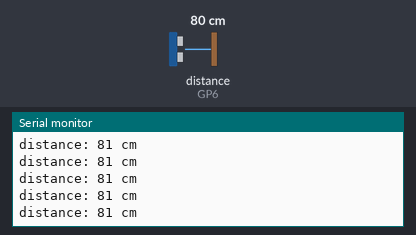
A sketch run on a simulated Raspberry Pi Pico. Shown: the last lines printed to the serial monitor. The test bench sets the inputs (shaded band); at power-on: distance to the obstacle (sensor on GP6) 80 cm. The echo pulse lasts 58.3 µs per cm.

Above: at 1.2 s.
1.3 s: distance to the obstacle (sensor on GP6) set to 2 cm
At 1.37 s:
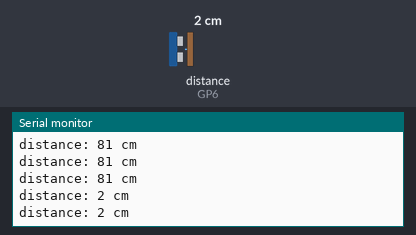
2.8 s: distance to the obstacle (sensor on GP6) set to 4 cm
At 2.82 s:
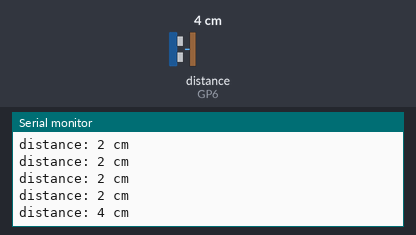
Timing chart, 0 to 5.8 s (numbered marks = the images above; inputs shaded):
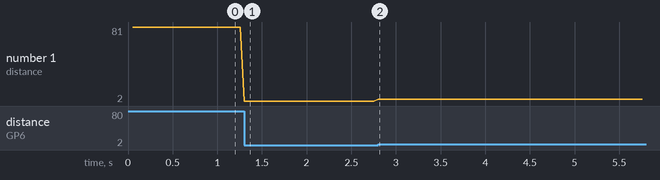

The sketch:

hcsr04_newping.ino
```cpp
// snippet: hcsr04_newping
// tags: distance, ultrasonic, hcsr04, hc-sr04, newping, sonar, cm, inches
// boards: avr, esp32, megaavr, nano33iot, rp2040
// library: NewPing
// description: HC-SR04 ultrasonic distance with NewPing — cleaner than manual pulseIn, has timeout.
//   Constructor requires exactly 3 arguments: NewPing sonar(TRIG_PIN, ECHO_PIN, MAX_CM)
//   NOT: NewPing sonar() or NewPing sonar(TRIG, ECHO) — both fail. MAX_CM is required.
//   ping_cm() returns 0 for "no echo", which is out-of-range — NOT zero centimetres. Check it
//   before using the value as a distance, or an obstacle-stop reads 0 cm and slams on the brakes
//   in an empty room.
//   NOT for the Romi 32U4 / Pololu A-Star: on an ATmega32U4 NewPing defines ISR(TIMER4_OVF_vect)
//   (NewPing.cpp), and so does Romi32U4's PololuBuzzer. Linking both fails with
//   "multiple definition of __vector_41" — every Romi sketch that includes NewPing.h, whether or
//   not it uses the timer methods. On a Romi read the HC-SR04 raw: a 10 µs trigger pulse and
//   pulseIn(ECHO, HIGH, timeout), 58 µs per cm. See romi_fsm_manipulator_scan_grab.
// prompts: HC-SR04 NewPing, ultrasonic distance NewPing, sonar NewPing library, distance sensor library
// not-tags: romi32u4, romi
// exact-include: NewPing.h

#include <NewPing.h>

const int TRIGGER = 7;
const int ECHO    = 6;
const int MAX_CM  = 400;

NewPing sonar(TRIGGER, ECHO, MAX_CM);
unsigned long prevMs = 0;

void setup() {
  Serial.begin(9600);
}

void loop() {
  unsigned long now = millis();
  if (now - prevMs < 50) return;   // max ~20 pings/sec for HC-SR04
  prevMs = now;

  int dist = sonar.ping_cm();  // NewPing: distance in cm (blocking ~10us-4ms)
  if (dist == 0) Serial.println("out of range");
  else { Serial.print("distance: "); Serial.print(dist); Serial.println(" cm"); }
}
```

Measured:
- after the input at 1.3 s, the serial monitor: prints a new line at once (image 1)
- after the input at 2.8 s, the serial monitor: prints a new line at once (image 2)
- plotted number 1: 81 → 2 after the input at 1.3 s, 2 → 4 after the input at 2.8 s
